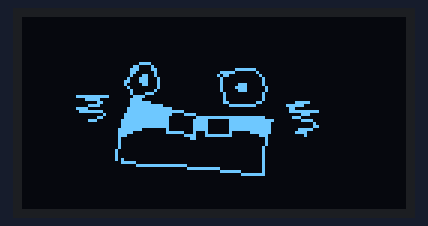
Simulated run of this program. Board: Raspberry Pi Pico running MicroPython. Parts: 128×64 one-colour display. At 0.1 s the program stops and its outputs stay as they are.

Above: at 0.1 s.

The program:

my-drawing.py
```python
import framebuf
from machine import Pin, I2C
from ssd1306 import SSD1306_I2C

i2c = I2C(1, scl=Pin(15), sda=Pin(14), freq=400000)
oled_width = 128
oled_height = 64
oled = SSD1306_I2C(oled_width, oled_height, i2c)

img = bytearray([
0x00, 0x00, 0x00, 0x00, 0x00, 0x00, 0x00, 0x00, 0x00, 0x00, 0x00, 0x00, 0x00, 0x00, 0x00, 0x00, 0x00, 0x00, 0x00, 0x00, 0x00, 0x00, 0x00, 0x00, 0x00, 0x00, 0x00, 0x00, 0x00, 0x00, 0x00, 0x00,
0x00, 0x00, 0x00, 0x00, 0x00, 0x00, 0x00, 0x00, 0x00, 0x00, 0x00, 0x00, 0x00, 0x00, 0x00, 0x00, 0x00, 0x00, 0x00, 0x00, 0x00, 0x00, 0x00, 0x00, 0x00, 0x00, 0x00, 0x00, 0x00, 0x00, 0x00, 0x00,
0x00, 0x00, 0x00, 0x00, 0x00, 0x00, 0x00, 0x00, 0x00, 0x00, 0x00, 0x00, 0x00, 0x00, 0x00, 0x00, 0x00, 0x00, 0x00, 0x00, 0x00, 0x00, 0x00, 0x00, 0x00, 0x00, 0x00, 0x00, 0x00, 0x00, 0x00, 0x00,
0x00, 0x00, 0x00, 0x00, 0x00, 0x00, 0x00, 0x00, 0x00, 0x00, 0x00, 0x00, 0x00, 0x00, 0x00, 0x00, 0x00, 0x00, 0x00, 0x00, 0x00, 0x00, 0x00, 0x00, 0x00, 0x00, 0x00, 0x00, 0x80, 0x80, 0x80, 0x80,
0x00, 0x00, 0x00, 0x00, 0x00, 0x00, 0x00, 0x00, 0x00, 0x00, 0x00, 0x00, 0x00, 0x00, 0x00, 0x00,
0x00, 0x00, 0x00, 0x00, 0x00, 0x00, 0x00, 0x00, 0x00, 0x00, 0x00, 0x00, 0x00, 0x00, 0x00, 0x00, 0x00, 0x00, 0x00, 0x00, 0x00, 0x00, 0x00, 0x00, 0x00, 0x00, 0x00, 0x00, 0x00, 0x00, 0x00, 0x00,
0x00, 0x00, 0x00, 0x00, 0x00, 0x00, 0x00, 0x00, 0x00, 0x00, 0x00, 0x00, 0x00, 0x00, 0x00, 0x00, 0x00, 0x00, 0x00, 0x00, 0x00, 0x00, 0x00, 0x00, 0x00, 0x00, 0x00, 0x00, 0x00, 0x00, 0x00, 0x00,
0x00, 0x00, 0x00, 0x00, 0x00, 0x00, 0x60, 0xb0, 0x0e, 0x07, 0x03, 0x30, 0x78, 0x78, 0x00, 0x03, 0x0e, 0xf0, 0x00, 0x00, 0x00, 0x00, 0x00, 0x00, 0x00, 0x00, 0x00, 0x00, 0x00, 0x00, 0x00, 0x00,
0x00, 0x00, 0x00, 0x00, 0x00, 0x08, 0xf4, 0x0c, 0x0c, 0x04, 0x04, 0x82, 0xc2, 0xc2, 0xc2, 0x02, 0x02, 0x02, 0x04, 0x08, 0x70, 0x80, 0x00, 0x00, 0x00, 0x00, 0x00, 0x00, 0x00, 0x00, 0x00, 0x00,
0x00, 0x00, 0x00, 0x00, 0x00, 0x00, 0x00, 0x00, 0x00, 0x00, 0x00, 0x00, 0x00, 0x00, 0x00, 0x00, 0x00, 0x00, 0x00, 0x00, 0x00, 0x44, 0xc4, 0xc4, 0xcc, 0xac, 0xac, 0xac, 0xbc, 0x94, 0x04, 0x04,
0x00, 0x00, 0x00, 0x00, 0x00, 0x00, 0xc0, 0xfb, 0xfc, 0xfc, 0xfc, 0xf4, 0xf2, 0xf2, 0xe2, 0xe1, 0xe0, 0xe0, 0xc0, 0xc0, 0xc0, 0x80, 0x80, 0x80, 0x80, 0x00, 0x00, 0x00, 0x00, 0x00, 0x00, 0x00,
0x00, 0x00, 0x00, 0x00, 0x00, 0x01, 0x1e, 0x10, 0x20, 0x20, 0x20, 0x21, 0x21, 0x21, 0x20, 0x20, 0x20, 0x10, 0x10, 0x0e, 0x01, 0x00, 0x00, 0x00, 0x00, 0x00, 0x00, 0x20, 0xe0, 0xe0, 0xb0, 0xb0,
0xb0, 0x90, 0x90, 0x80, 0x80, 0x80, 0x00, 0x00, 0x00, 0x00, 0x00, 0x00, 0x00, 0x00, 0x00, 0x00, 0x00, 0x00, 0x00, 0x00, 0x00, 0x00, 0x00, 0x00, 0x04, 0x04, 0x04, 0x02, 0x02, 0x01, 0x00, 0x00,
0x00, 0x00, 0xe0, 0xfc, 0xff, 0x7f, 0x7f, 0x3f, 0x3f, 0x3f, 0x1f, 0x1f, 0x1f, 0x1f, 0x1f, 0x1f, 0x1f, 0x1f, 0x7f, 0x41, 0x40, 0x40, 0x40, 0x40, 0x81, 0x81, 0x81, 0xfd, 0x3e, 0x3e, 0x3e, 0xfe,
0x82, 0x82, 0x82, 0x82, 0x82, 0x82, 0x82, 0xfe, 0x3e, 0x3e, 0x3e, 0x3e, 0x3e, 0x3e, 0x7e, 0x7e, 0x7e, 0xfe, 0xfe, 0xfc, 0x7c, 0x04, 0x00, 0x00, 0x00, 0x00, 0x00, 0x00, 0x02, 0x42, 0x62, 0x65,
0xe5, 0x25, 0x24, 0x18, 0x10, 0x00, 0x00, 0x00, 0x00, 0x00, 0x00, 0x00, 0x00, 0x00, 0x00, 0x00, 0x00, 0x00, 0x00, 0x00, 0x00, 0x00, 0x00, 0x00, 0x00, 0x00, 0x00, 0x00, 0x00, 0x00, 0x00, 0x00,
0xf0, 0x0f, 0x80, 0x00, 0x00, 0x00, 0x00, 0x00, 0x00, 0x00, 0x00, 0x00, 0x00, 0x00, 0x00, 0x00, 0x00, 0x00, 0x00, 0x00, 0x00, 0x00, 0x00, 0x00, 0x00, 0x01, 0x01, 0x00, 0x00, 0x00, 0x00, 0x00,
0x00, 0x00, 0x00, 0x00, 0x00, 0x00, 0x00, 0x00, 0x00, 0x00, 0x00, 0x00, 0x00, 0x00, 0x00, 0x00, 0x00, 0xf8, 0x07, 0x00, 0x00, 0x00, 0x00, 0x00, 0x00, 0x00, 0x00, 0x00, 0x00, 0x00, 0x00, 0x00,
0x00, 0x00, 0x00, 0x00, 0x00, 0x00, 0x00, 0x00, 0x00, 0x00, 0x00, 0x00, 0x00, 0x00, 0x00, 0x00, 0x00, 0x00, 0x00, 0x00, 0x00, 0x00, 0x00, 0x00, 0x00, 0x00, 0x00, 0x00, 0x00, 0x00, 0x00, 0x00,
0x00, 0x01, 0x01, 0x01, 0x01, 0x01, 0x02, 0x02, 0x02, 0x02, 0x02, 0x02, 0x02, 0x02, 0x02, 0x02, 0x02, 0x02, 0x02, 0x02, 0x02, 0x02, 0x02, 0x04, 0x04, 0x04, 0x04, 0x04, 0x04, 0x04, 0x04, 0x04,
0x04, 0x04, 0x08, 0x08, 0x08, 0x08, 0x08, 0x08, 0x08, 0x10, 0x10, 0x10, 0x10, 0x10, 0x10, 0x10, 0x1f, 0x00, 0x00, 0x00, 0x00, 0x00, 0x00, 0x00, 0x00, 0x00, 0x00, 0x00, 0x00, 0x00, 0x00, 0x00,
0x00, 0x00, 0x00, 0x00, 0x00, 0x00, 0x00, 0x00, 0x00, 0x00, 0x00, 0x00, 0x00, 0x00, 0x00, 0x00, 0x00, 0x00, 0x00, 0x00, 0x00, 0x00, 0x00, 0x00, 0x00, 0x00, 0x00, 0x00, 0x00, 0x00, 0x00, 0x00,
0x00, 0x00, 0x00, 0x00, 0x00, 0x00, 0x00, 0x00, 0x00, 0x00, 0x00, 0x00, 0x00, 0x00, 0x00, 0x00, 0x00, 0x00, 0x00, 0x00, 0x00, 0x00, 0x00, 0x00, 0x00, 0x00, 0x00, 0x00, 0x00, 0x00, 0x00, 0x00,
0x00, 0x00, 0x00, 0x00, 0x00, 0x00, 0x00, 0x00, 0x00, 0x00, 0x00, 0x00, 0x00, 0x00, 0x00, 0x00, 0x00, 0x00, 0x00, 0x00, 0x00, 0x00, 0x00, 0x00, 0x00, 0x00, 0x00, 0x00, 0x00, 0x00, 0x00, 0x00,
0x00, 0x00, 0x00, 0x00, 0x00, 0x00, 0x00, 0x00])


image = framebuf.FrameBuffer(img, 95, 64, framebuf.MONO_VLSB)

oled.blit(image, 10, 0)

oled.show()
```
